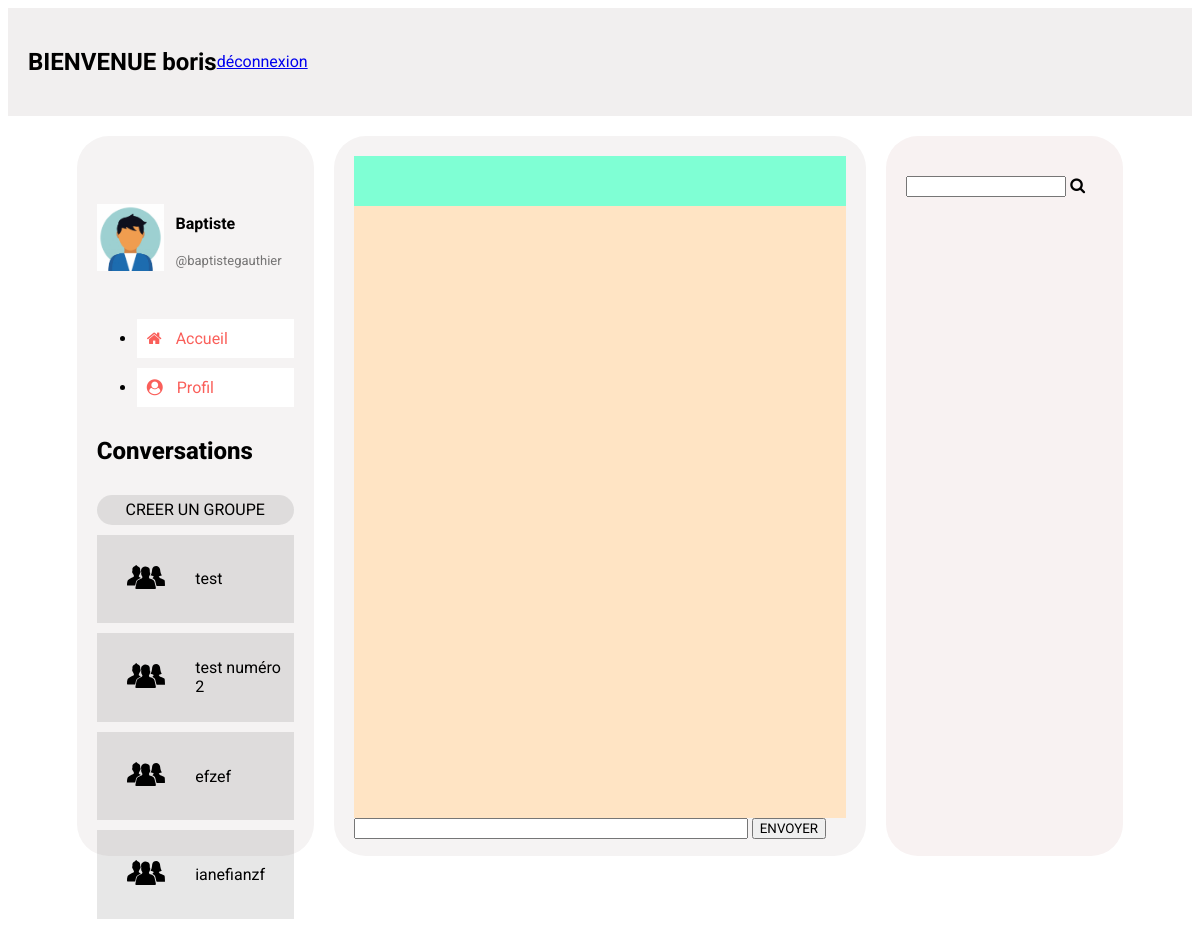
Before: /pages/chat.php (signed in) with the older database file.
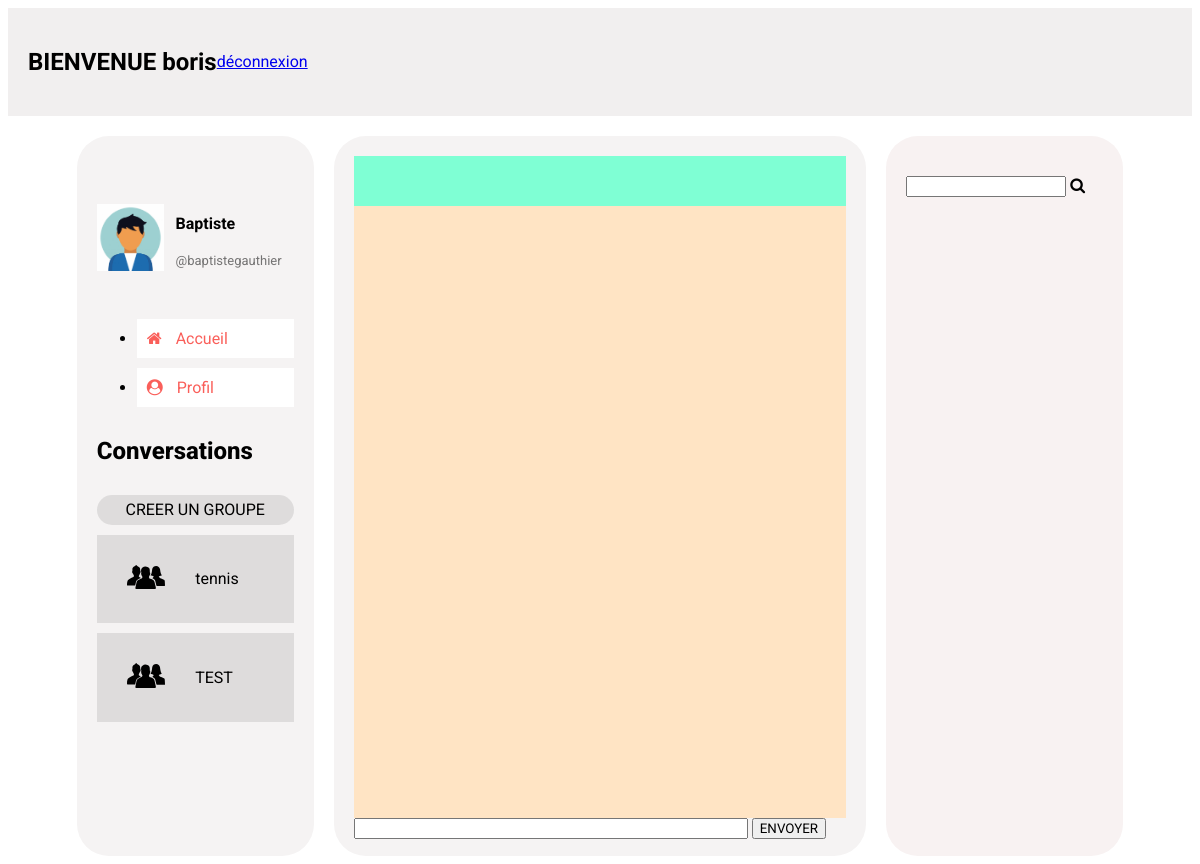
After: the same page with the newer database file.
### tables this page shows
CREATE TABLE `groupe` (
  `id` int(11) NOT NULL,
  `nom_du_groupe` varchar(255) NOT NULL
);

### libraries/autoload.php (called while the page is built, shortened)
<?php
spl_autoload_register(function($className){
    $className = str_replace("\\" , "/" ,$className);
});

### libraries/database.php (called while the page is built)
<?php
class Database
{
    private static $instance = null;
    public static function getPdo(): PDO
    {
        if (self::$instance === null) {
            self::$instance = $pdo = new PDO(
                'mysql:host=localhost;dbname=social-network;charset=utf8', 'root', 'root',
                [
                PDO::ATTR_ERRMODE => PDO::ERRMODE_EXCEPTION,
                ]
            );
        }
        return self::$instance;
    }
}

### libraries/Models/Model.php (called while the page is built, shortened)
<?php
abstract class Model {
    public function __construct()
    {
        $this->bdd = \Database::getPdo();
    }
}

### libraries/Models/Chat.php (called while the page is built, shortened)
<?php
require_once("Model.php") ;
class Chat extends Model {
    public function display_groupes($mon_id)
    {
        $query = $this->bdd->query("SELECT nom_du_groupe FROM groupe INNER JOIN users_dans_groupe ON groupe.id = users_dans_groupe.id_groupe where id_user = ".$mon_id."");
        $groupe = $query->fetchall();
        return $groupe;
    }
}

### pages/chat.php (the view, shortened to what this page needs)
<?php
require_once("../libraries/autoload.php");
$mon_id = $_SESSION['id'];
$groupe = new \Models\Chat();
$result = $groupe->display_groupes($mon_id);
?>
<!DOCTYPE html>
<html lang="fr">
<head>
    <link rel="stylesheet" href="../style/style.css" />
    <link rel="stylesheet" href="https://cdnjs.cloudflare.com/ajax/libs/font-awesome/4.7.0/css/font-awesome.min.css">
    <link
    rel="stylesheet"
    href="https://cdnjs.cloudflare.com/ajax/libs/animate.css/4.1.1/animate.min.css"
  />
</head>
<body>
<?php
if(!isset($_SESSION['mail']))
{
?>
<header>
    <nav>
        <div class="logo_text_header">
            <div class="logo_network">
                <img src="../img/logo.svg" alt="#">
            </div>
            <div class="nom_header">
                <h1> la plateforme_ network </h1>
            </div>
        </div>
        <ul>
            <li><a href="pages/inscription.php">S'inscrire</a></li>
            <li><a href="pages/connexion.php">Se connecter</a></li>
        </ul>
    </nav>
</header>
<?php
}
else
{
?>
<header >
    <nav>
        <h1>BIENVENUE <?= $_SESSION['prenom']?></h1>
        <a href="deconnexion.php">déconnexion</a>
    </nav>
</header>
<?php
}
?>
<section id="section_centrale">
    <div id="div3">
        <article id="contenu_div3">
            <div id="pres_user_connect">
                <div class="img_user_connect">
                    <img src="../img/pp.jpg" alt="#">
                </div>
                <div class="infos_user_connecte">
                    <p> Baptiste </p>
                    <p>@baptistegauthier</p>
                </div>
            </div>
            <nav id="menu">
                <ul>
                    <li><a href="../index.php"><i class="fa fa-home"></i> Accueil </a></li>
                    <li><a href="profil.php"><i class="fa fa-user-circle"></i> Profil </a></li>
                </ul>
            </nav>
            <h2> Conversations </h2>
            <div id="conv">
                <div id="div_like_button_creer_groupe">CREER UN GROUPE</div>
                <?php
                    foreach($result as $key => $value)
                    {
                        ?>
                            <div class="liste_groupes">
                                <div>
                                    <img src="../img/group.svg" alt="#">
                                </div>
                                <div class='nom_du_groupe'>
                                    <p><?=$value['nom_du_groupe']?></p>
                                </div>
                            </div>
                         <?php
                    }
                ?>
            </div>
        </article>
    </div>
<div id="div2">
    <div id="user_selection_chat">
    </div>
    <div id="conteneur_des_messages">
    </div>
    <div id="intput_chat_et_button">
        <input id="input_messages" type="text">
        <button id="button_envoyer_message">ENVOYER</button>
    </div>
</div>
<div id="div1">
    <article id="contenu_div1">
        <div id="bloc_search_bar">
            <input type="search" name="barre_de_recherche" id="search_bar_users">
            <i class="fa fa-search"></i>
        </div>
    </article>
</div>
</section>
</body>
</html>

### style/style.css (style rules this page uses)
* { font-family: 'Roboto', sans-serif; -webkit-box-sizing: border-box; box-sizing: border-box; outline: none; }
header nav .logo_text_header, header nav ul, #section_centrale #div1 .users, #section_centrale #div3 #pres_user_connect, #div_like_button_creer_groupe, #liste_user_pour_creer_groupe { display: -webkit-box; display: -ms-flexbox; display: flex; -webkit-box-align: center; -ms-flex-align: center; align-items: center; -webkit-box-pack: center; -ms-flex-pack: center; justify-content: center; }
header { background-color: #f1efef; margin-bottom: 20px; }
header nav { display: -webkit-box; display: -ms-flexbox; display: flex; -webkit-box-align: center; -ms-flex-align: center; align-items: center; width: 100%; padding: 20px; }
#section_centrale { height: 90vh; display: -webkit-box; display: -ms-flexbox; display: flex; -webkit-box-pack: center; -ms-flex-pack: center; justify-content: center; }
#section_centrale > div { border-radius: 2em; background-color: #f8f2f2; padding: 20px; margin: 0px 10px; }
#section_centrale #div1 { position: -webkit-sticky; position: sticky; top: 0; width: 20%; }
#section_centrale #div1 #contenu_div1 { position: -webkit-sticky; position: sticky; top: 0; padding: 20px 0px; }
#section_centrale #div2 { background-color: #f5f3f3; width: 45%; }
#section_centrale #div3 { background-color: #f5f3f3; width: 20%; }
#section_centrale #div3 #contenu_div3 { position: -webkit-sticky; position: sticky; top: 0; padding: 20px 0px; }
#section_centrale #div3 #pres_user_connect .img_user_connect img { width: 100%; }
#section_centrale #div3 #pres_user_connect .infos_user_connecte { padding: 20px 10px; }
#section_centrale #div3 #pres_user_connect .infos_user_connecte p { padding: 2px; }
#section_centrale #div3 #pres_user_connect .infos_user_connecte :nth-child(1) { font-weight: 700; }
#section_centrale #div3 #pres_user_connect .infos_user_connecte :nth-child(2) { font-size: small; color: rgba(0, 0, 0, 0.527); }
#section_centrale #div3 h2 { padding: 10px 0px; font-weight: 800; }
#section_centrale #div3 #menu li { padding: 10px; background-color: white; margin: 10px 0px; }
#section_centrale #div3 #menu li i { margin-right: 10px; }
#section_centrale #div3 #menu li a { color: #fa5f5a; text-decoration: none; }
#section_centrale #div3 #conv > div { display: -webkit-box; display: -ms-flexbox; display: flex; background-color: rgba(0, 0, 0, 0.096); margin: 10px 0px; }
#section_centrale #div3 #conv > div div { width: 50%; margin: auto; }
#section_centrale #div3 #conv > div div img { width: 100%; padding: 30px; }
#user_selection_chat { height: 50px; background-color: aquamarine; }
#conteneur_des_messages { height: 90%; background-color: bisque; }
#intput_chat_et_button { width: 100%; }
#intput_chat_et_button input { width: 80%; }
#div_like_button_creer_groupe { height: 30px; border-radius: 20px; }

Changed rows visible on the page:
removed groupe: nom_du_groupe "test numéro 2"
removed groupe: nom_du_groupe "efzef"
removed groupe: nom_du_groupe "ianefianzf"
changed groupe: nom_du_groupe "test" → "tennis"
added groupe: nom_du_groupe "TEST"
